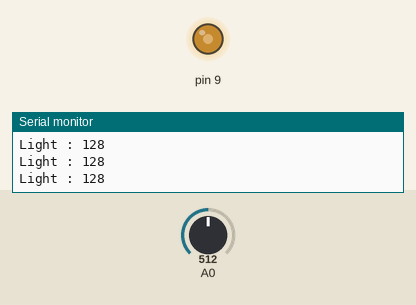
Bench run of a sketch on a simulated Arduino Uno, built with avr-gcc and run on an emulated ATmega328P. Parts: output pins drawn as LEDs (lit = HIGH), the last lines printed to the serial monitor. The inputs (shaded band) are chosen by the test bench; at power-on: A0 = 512.

Above: at 1.2 s.
1.3 s: A0 set to 616
At 2.4 s:
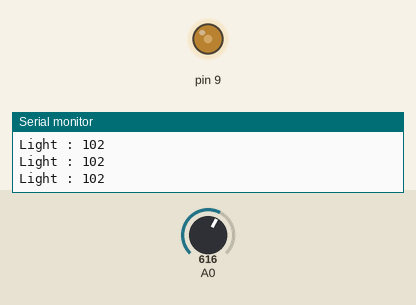
2.9 s: A0 set to 641
At 4.2 s:
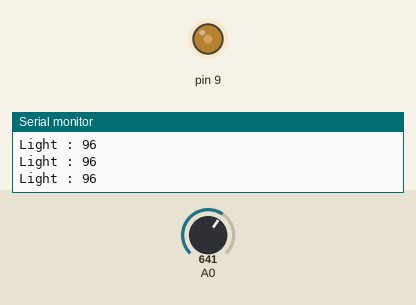
5.9 s: A0 set to 306
At 6.8 s:
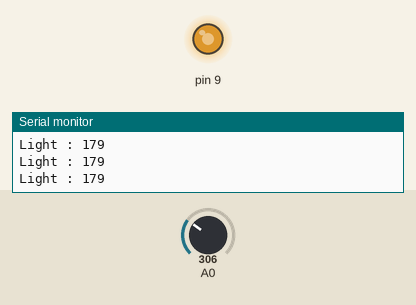
7.5 s: A0 set to 900
At 8.7 s:
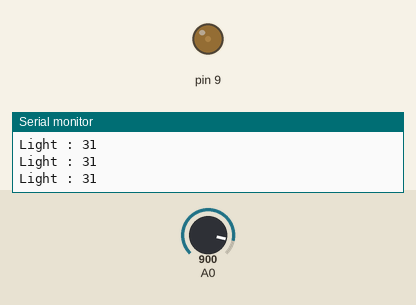
9.1 s: A0 set to 970
At 9.9 s:
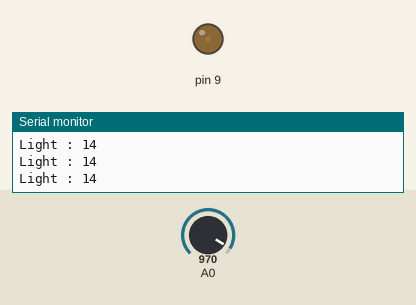
12.1 s: A0 set to 994
At 13.1 s:
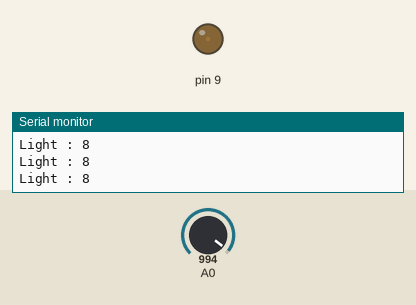
Timing chart, 0 to 15.1 s (numbered marks = the images above; inputs shaded):
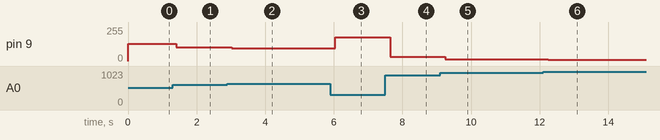

Measured:
- after the input at 1.3 s, pin 9: 128/255 → 102/255 after 0.11 s
- after the input at 2.9 s, pin 9: 102/255 → 96/255 after 0.13 s
- after the input at 5.9 s, pin 9: 96/255 → 179/255 after 0.14 s
- after the input at 7.5 s, pin 9: 179/255 → 31/255 after 0.15 s
- after the input at 9.1 s, pin 9: 31/255 → 14/255 after 0.15 s
- after the input at 12.1 s, pin 9: 14/255 → 8/255 after 0.14 s

The sketch:

light.ino
```cpp
void setup() {
  // put your setup code here, to run once:
  Serial.begin(1200);
  //pinMode(9, OUTPUT);
}

void loop() {
  // put your main code here, to run repeatedly:
  int light = analogRead(A0);
  int ledLight = map(light, 0, 1023, 255, 0);
  Serial.print("Light : ");
  Serial.println(ledLight);
  analogWrite(9, ledLight);
  //digitalWrite(9, HIGH);
}
```
